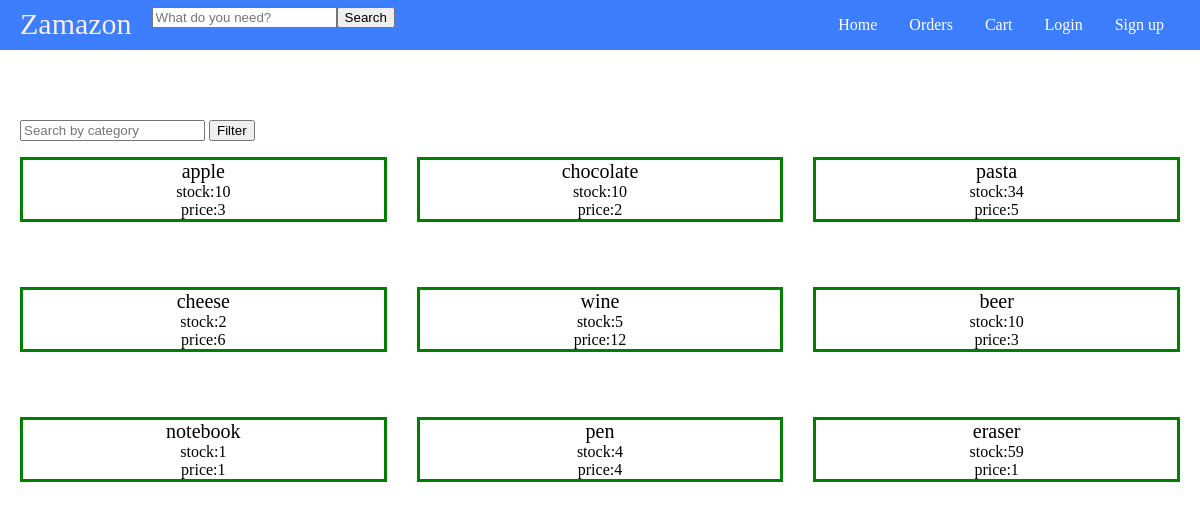
Before: / with the older database file.
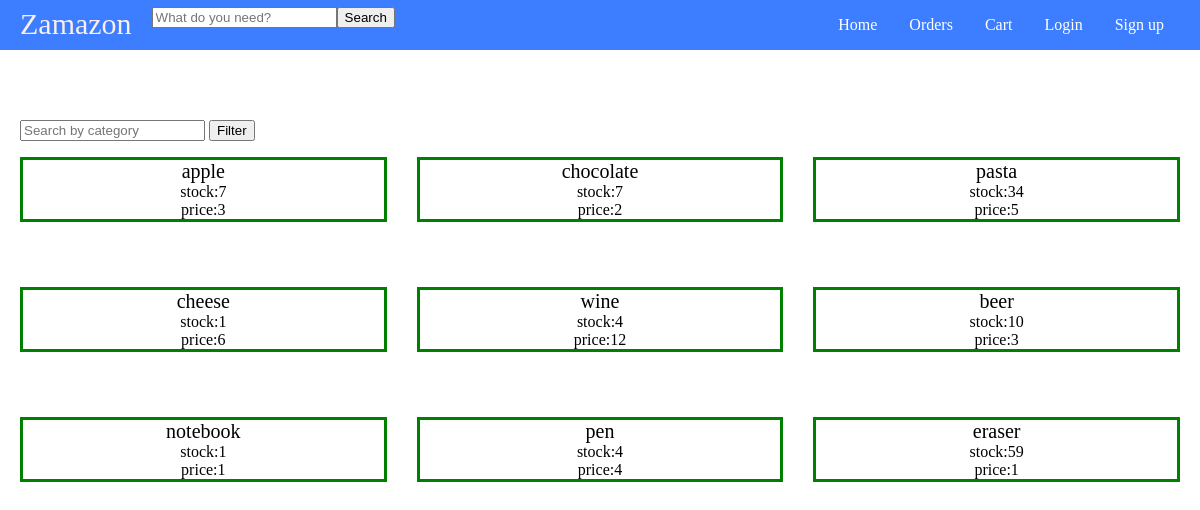
After: the same page with the newer database file.
### tables this page shows
CREATE TABLE product (
	id int,
	name varchar(255) NOT NULL,
	price int NOT NULL,
	stock int NOT NULL,
	category varchar(255) NOT NULL,
	PRIMARY KEY (id),
	FOREIGN KEY (category) REFERENCES category(name)
);

### main.py (the view)
@app.route('/')
def main_page():
	connection = sqlite3.connect("shop.db")
	connection.row_factory = sqlite3.Row
	cursor = connection.cursor()
	args = request.args
	args.to_dict()
	if ("category" in args.keys()):
		category = args["category"]
		cursor.execute("SELECT * FROM product WHERE category=?", (category,))
	else:
		cursor.execute("SELECT * FROM product;")
	products = cursor.fetchall()
	return render_template("home.html", products=products)

### templates/home.html (shortened to what this page needs)
<DOCTYPE html>
	<html>
	<head>
	  <link rel="stylesheet" href="static/styles.css">
	</head>
	<body>
	  <header class="nav">
			<div class="name-and-search">
				<span class="brand-name"><a href="/">Zamazon</a></span>
				<form action="/product" method="get" class="product-form">
					<input type="text" name="name" id="product-text" placeholder="What do you need?">
					<input type="submit" value="Search">
				</form>
			</div>
			<ul class="navigations">
				<li><a class="navigation" href="/">Home</a></li>
				<li><a class="navigation" href="/orders">Orders</a></li>
				<li><a class="navigation" href="/cart">Cart</a></li>
				<li><a class="navigation" href="/login">Login</a></li>
				<li><a class="navigation" href="/signup">Sign up</a></li>
			</ul>
		</header>
	  <div class="container">
		<div class="options">
			<form action="/" method="get">
				<input type="text" name="category" id="category-text" placeholder="Search by category">
				<input type="submit" value="Filter">
			</form>
		</div>
		<div class="products">
		{% for product in products %}
		<a href="/product?id={{product['id']}}">
		  <div class="product">
			<span class="product-name">{{ product["name"] }}</span>
			<span class="product-quantity">stock:{{ product["stock"] }}</span>
			<span class="product-price">price:{{ product["price"] }}</span>
		  </div>
		</a>
		{% endfor %}
	  </div>
	  </div>
	</body>
	</html>

### static/styles.css (style rules this page uses)
body { margin: 0; }
a { text-decoration: none; color:black }
.nav { display: flex; color: white; align-items: center; justify-content: space-between; position: sticky; padding: 0px 20px; background-color: #3D7DFF; margin-bottom: 50px; }
.name-and-search { display: flex; flex-direction: row; }
.brand-name { color: #F9EFED; font-size: 30px; margin-right: 20px; }
.brand-name a { color: #F9EFED; font-size: 30px; cursor: pointer; text-decoration: none; }
.product-form { display: table; }
ul.navigations { list-style-type: none; margin: 0; padding: 0; overflow: hidden; background-color: #3D7DFF; }
.navigations li { float: left; }
.navigation { display: block; color: white; text-align: center; padding: 16px 16px; text-decoration: none; }
.container { padding: 20px; }
.products { display: grid; grid-template-columns: repeat(3, 1fr); grid-auto-rows: minmax(100px, auto); gap: 30px 30px; }
.products .product { border: 3px solid green; text-align: center; align-items: center; display: flex; flex-direction: column; }
.products .product-name { font-size: 20px; }

Changed rows visible on the page:
changed product "apple": stock "10" → "7"
changed product "chocolate": stock "10" → "7"
changed product "cheese": stock "2" → "1"
changed product "wine": stock "5" → "4"
